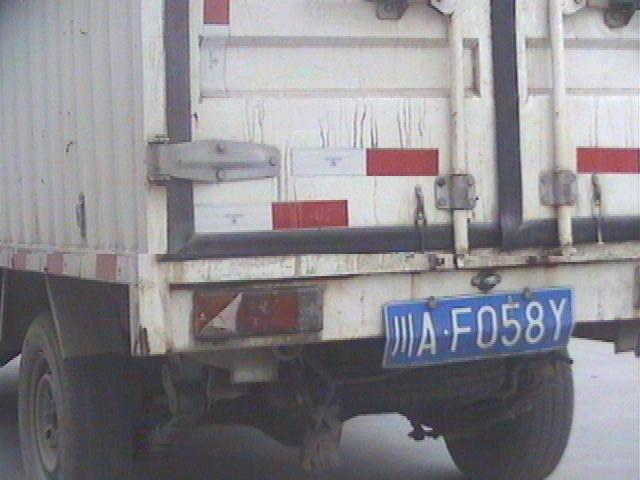
#> input picture dataset/0.jpg, 640 x 480 px
$ python -i finemapping.py   (imports and definitions only)   (older library calls are emulated)
#> lines starting #> are read from the running program, lines starting #| are printed output that depends on the picture; after the words box and inside, x2 and y2 are one past the last pixel; in counts of white or black regions, pixels touching at a corner belong together
#> further down, picture is the input picture: shape (480, 640, 3); mean B, G, R 142.8, 137.7, 140.1
### lpr_py3/deskew.py
# coding=utf-8
import numpy as np
import cv2
import time
from matplotlib import pyplot as plt
import math

from scipy.ndimage import filters


#
# def strokeFiter():
#     pass;

def angle(x, y):
    return int(math.atan2(float(y), float(x)) * 180.0 / 3.1415)


def h_rot(src, angle, scale=1.0):
    w = src.shape[1]
    h = src.shape[0]
    rangle = np.deg2rad(angle)
    nw = (abs(np.sin(rangle) * h) + abs(np.cos(rangle) * w)) * scale
    nh = (abs(np.cos(rangle) * h) + abs(np.sin(rangle) * w)) * scale
    rot_mat = cv2.getRotationMatrix2D((nw * 0.5, nh * 0.5), angle, scale)
    rot_move = np.dot(rot_mat, np.array([(nw - w) * 0.5, (nh - h) * 0.5, 0]))
    rot_mat[0, 2] += rot_move[0]
    rot_mat[1, 2] += rot_move[1]
    return cv2.warpAffine(src, rot_mat, (int(math.ceil(nw)), int(math.ceil(nh))), flags=cv2.INTER_LANCZOS4)
    pass


def v_rot(img, angel, shape, max_angel):
    size_o = [shape[1], shape[0]]
    size = (shape[1] + int(shape[0] * np.cos((float(max_angel) / 180) * 3.14)), shape[0])
    interval = abs(int(np.sin((float(angel) / 180) * 3.14) * shape[0]))
    pts1 = np.float32([[0, 0], [0, size_o[1]], [size_o[0], 0], [size_o[0], size_o[1]]])
    if (angel > 0):
        pts2 = np.float32([[interval, 0], [0, size[1]], [size[0], 0], [size[0] - interval, size_o[1]]])
    else:
        pts2 = np.float32([[0, 0], [interval, size[1]], [size[0] - interval, 0], [size[0], size_o[1]]])

    M = cv2.getPerspectiveTransform(pts1, pts2)
    dst = cv2.warpPerspective(img, M, size)
    return dst, M


def skew_detection(image_gray):
    h, w = image_gray.shape[:2]
    eigen = cv2.cornerEigenValsAndVecs(image_gray, 12, 5)
    angle_sur = np.zeros(180, np.uint)
    eigen = eigen.reshape(h, w, 3, 2)
    flow = eigen[:, :, 2]
    vis = image_gray.copy()
    vis[:] = (192 + np.uint32(vis)) / 2
    d = 12
    points = np.dstack(np.mgrid[d / 2:w:d, d / 2:h:d]).reshape(-1, 2)
    for x, y in points:
        vx, vy = np.int32(flow[int(y), int(x)] * d)
        # cv2.line(rgb, (x-vx, y-vy), (x+vx, y+vy), (0, 355, 0), 1, cv2.LINE_AA)
        ang = angle(vx, vy)
        angle_sur[(ang + 180) % 180] += 1

    # torr_bin = 30
    angle_sur = angle_sur.astype(np.float)
    angle_sur = (angle_sur - angle_sur.min()) / (angle_sur.max() - angle_sur.min())
    angle_sur = filters.gaussian_filter1d(angle_sur, 5)
    skew_v_val = angle_sur[20:180 - 20].max()
    skew_v = angle_sur[30:180 - 30].argmax() + 30
    skew_h_A = angle_sur[0:30].max()
    skew_h_B = angle_sur[150:180].max()
    skew_h = 0
    if (skew_h_A > skew_v_val * 0.3 or skew_h_B > skew_v_val * 0.3):
        if skew_h_A >= skew_h_B:
            skew_h = angle_sur[0:20].argmax()
        else:
            skew_h = - angle_sur[160:180].argmax()
    return skew_h, skew_v


def fastDeskew(image):
    image_gray = cv2.cvtColor(image, cv2.COLOR_BGR2GRAY)
    skew_h, skew_v = skew_detection(image_gray)
    print("校正角度 h ", skew_h, "v", skew_v)
    img, M = v_rot(image, int((90 - skew_v) * 1.5), image.shape, 60)
    # 测试代码s
    # cv2.imshow("img_v_rot", img)
    # 测试代码e

    img = h_rot(img, skew_h)
    # 测试代码s
    # cv2.imshow("img_h_rot", img)
    # 测试代码e

    if img.shape[0] > img.shape[1]:
        img = h_rot(img, -90)
        # 测试代码s
        # cv2.imshow("img_h_rot_new", img)
        # 测试代码e

    deskew = img
    return deskew, M


# [12 lines that do not run on import are left out]

### lpr_py3/finemapping.py
# coding=utf-8
import cv2
import numpy as np

from . import niblack_thresholding as nt

from . import deskew


def fitLine_ransac(pts, zero_add=0):
    if len(pts) >= 2:
        [vx, vy, x, y] = cv2.fitLine(pts, cv2.DIST_HUBER, 0, 0.01, 0.01)
        lefty = int((-x * vy / vx) + y)
        righty = int(((136 - x) * vy / vx) + y)
        return lefty + 30 + zero_add, righty + 30 + zero_add
    return 0, 0


# 精定位算法
def findContoursAndDrawBoundingBox(image_rgb):
    line_upper = [];
    line_lower = [];

    line_experiment = []
    grouped_rects = []
    gray_image = cv2.cvtColor(image_rgb, cv2.COLOR_BGR2GRAY)
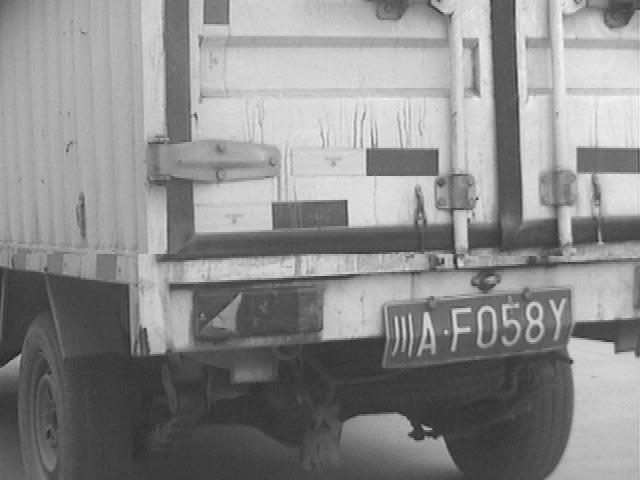
#> gray_image: shape (480, 640); min 28, max 250, mean 139

    # for k in np.linspace(-1.5, -0.2,10):
    for k in np.linspace(-50, 0, 15):

        # thresh_niblack = threshold_niblack(gray_image, window_size=21, k=k)
        # binary_niblack = gray_image > thresh_niblack
        # binary_niblack = binary_niblack.astype(np.uint8) * 255

        binary_niblack = cv2.adaptiveThreshold(gray_image, 255, cv2.ADAPTIVE_THRESH_MEAN_C, cv2.THRESH_BINARY, 17, k)
        # cv2.imshow("image1",binary_niblack)
        # cv2.waitKey(0)
        imagex, contours, hierarchy = cv2.findContours(binary_niblack.copy(), cv2.RETR_EXTERNAL,
                                                       cv2.CHAIN_APPROX_SIMPLE)
        for contour in contours:
            bdbox = cv2.boundingRect(contour)
            if (bdbox[3] / float(bdbox[2]) > 0.7 and bdbox[3] * bdbox[2] > 100 and bdbox[3] * bdbox[2] < 1200) or (
                    bdbox[3] / float(bdbox[2]) > 3 and bdbox[3] * bdbox[2] < 100):
                # cv2.rectangle(rgb,(bdbox[0],bdbox[1]),(bdbox[0]+bdbox[2],bdbox[1]+bdbox[3]),(255,0,0),1)
                line_upper.append([bdbox[0], bdbox[1]])
                line_lower.append([bdbox[0] + bdbox[2], bdbox[1] + bdbox[3]])

                line_experiment.append([bdbox[0], bdbox[1]])
                line_experiment.append([bdbox[0] + bdbox[2], bdbox[1] + bdbox[3]])
#> this loop made 15 passes
#> pass 1, in findContoursAndDrawBoundingBox, `binary_niblack = cv2.adaptiveThreshold(gray_image, 255, cv2.ADAPTIVE_T..`:
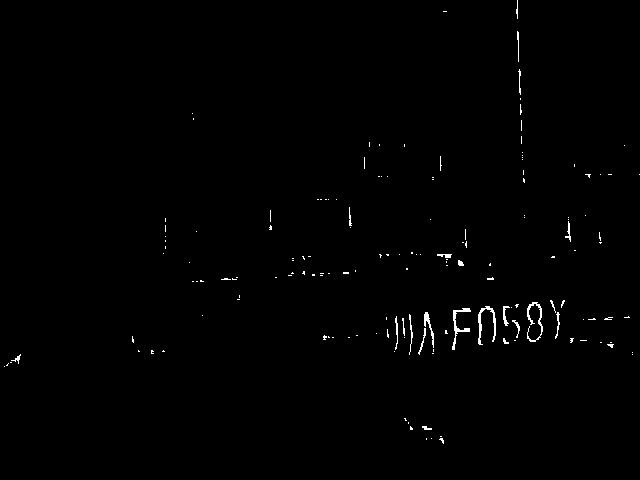
#> binary_niblack: shape (480, 640); 0.64% white in thin lines or dots
#> pass 3, in findContoursAndDrawBoundingBox, `binary_niblack = cv2.adaptiveThreshold(gray_image, 255, cv2.ADAPTIVE_T..`:
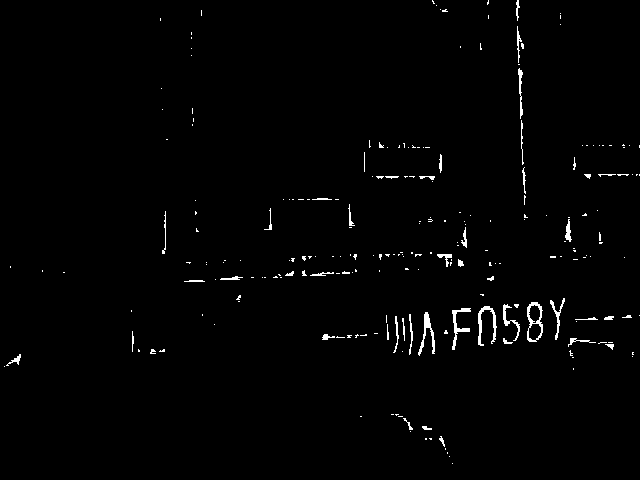
#> binary_niblack: shape (480, 640); 1.2% white in thin lines or dots
#> after the loop, line_experiment = 2026 pairs, first value 0 to 640, second value 0 to 480; line_lower = 1013 pairs, first value 1 to 640, second value 5 to 480; line_upper = 1013 pairs, first value 0 to 639, second value 0 to 476
                # grouped_rects.append(bdbox)

    rgb = cv2.copyMakeBorder(image_rgb, 30, 30, 0, 0, cv2.BORDER_REPLICATE)
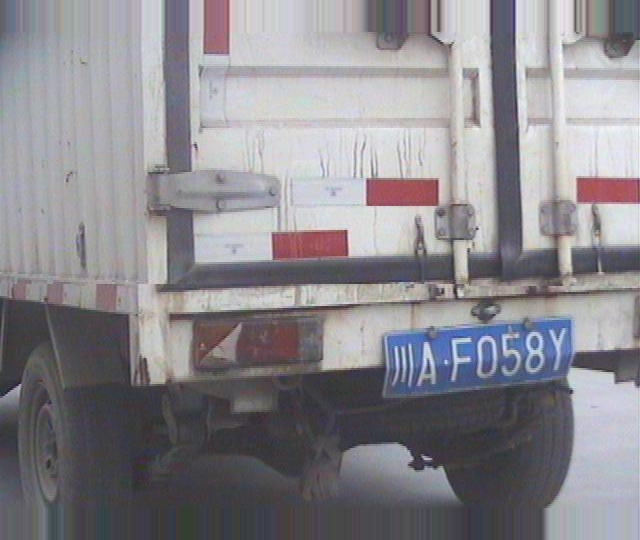
#> rgb: shape (540, 640, 3); mean B, G, R 141, 135.9, 138.2
    # 测试代码s
    # cv2.imshow("rgb", rgb)
    # 测试代码e

    leftyA, rightyA = fitLine_ransac(np.array(line_lower), 3)
#> in fitLine_ransac, `[vx, vy, x, y] = cv2.fitLine(pts, cv2.DIST_HUBER, 0, 0.01, 0.01)`: vx = [0.993]; vy = [-0.117]; x = [371.2]; y = [225.7]
#> in fitLine_ransac, `lefty = int((-x * vy / vx) + y)`: lefty = 269
#> in fitLine_ransac, `righty = int(((136 - x) * vy / vx) + y)`: righty = 253
#> leftyA = 302; rightyA = 286
    rows, cols = rgb.shape[:2]
#> rows = 540; cols = 640

    # rgb = cv2.line(rgb, (cols - 1, rightyA), (0, leftyA), (0, 0, 255), 1,cv2.LINE_AA)

    leftyB, rightyB = fitLine_ransac(np.array(line_upper), -3)
#> leftyB = 269; rightyB = 253

    rows, cols = rgb.shape[:2]

    # rgb = cv2.line(rgb, (cols - 1, rightyB), (0, leftyB), (0,255, 0), 1,cv2.LINE_AA)
    pts_map1 = np.float32([[cols - 1, rightyA], [0, leftyA], [cols - 1, rightyB], [0, leftyB]])
#> pts_map1 = [[639, 286], [0, 302], [639, 253], [0, 269]]
    pts_map2 = np.float32([[136, 36], [0, 36], [136, 0], [0, 0]])
    mat = cv2.getPerspectiveTransform(pts_map1, pts_map2)
#> mat = [[0.213, 0, 0], [0.0273, 1.09, -293.5], [3.09e-19, 0, 1]]
    image = cv2.warpPerspective(rgb, mat, (136, 36), flags=cv2.INTER_CUBIC)
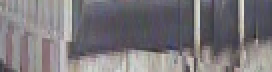
#> image: shape (36, 136, 3) (shown 2 times larger); mean B, G, R 122.8, 118.9, 122.7
    # 测试代码s
    # cv2.imshow("image_findContoursAndDrawBoundingBox", image)
    # 测试代码e

    image, M = deskew.fastDeskew(image)
#> in skew_detection, `vis[:] = (192 + np.uint32(vis)) / 2`:
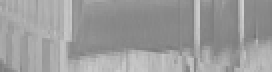
#> vis: shape (36, 136) (shown 2 times larger); min 114, max 210, mean 156
#> the loop in skew_detection, `for x, y in points:` made 33 passes
#> (vx, vy, ang) on passes 1 to 12: (-9, -6, -146), (0, -11, -90), (-3, -11, -105), (0, -11, -90), (0, -11, -90), (0, -11, -90), (0, -11, -90), (2, -11, -79), (0, -11, -90), (0, -11, -90), (1, -11, -84), (11, -2, -10)
#> after the loop in skew_detection, `for x, y in points:`: angle_sur = 180 values, max 12 at index 90, min 0 at index 1, mean 0.183
#> in skew_detection, `angle_sur = (angle_sur - angle_sur.min()) / (angle_sur.max() - angle_s..`: angle_sur = 180 values, max 1 at index 90, min 0 at index 1, mean 0.0153
#> in skew_detection, `angle_sur = filters.gaussian_filter1d(angle_sur, 5)`: angle_sur = 180 values, max 0.0922 at index 0, min 0 at index 138, mean 0.0153
#> in skew_detection, `skew_v_val = angle_sur[20:180 - 20].max()`: skew_v_val = 0.0916
#> in skew_detection, `skew_v = angle_sur[30:180 - 30].argmax() + 30`: skew_v = 90
#> in skew_detection, `skew_h_A = angle_sur[0:30].max()`: skew_h_A = 0.0922
#> in skew_detection, `skew_h_B = angle_sur[150:180].max()`: skew_h_B = 0.0246
#> in skew_detection, `skew_h = angle_sur[0:20].argmax()`: skew_h = 0
#> in fastDeskew, `skew_h, skew_v = skew_detection(image_gray)`: skew_v = 90
#| 校正角度 h  0 v 90
#> in v_rot, `dst = cv2.warpPerspective(img, M, size)`:
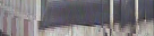
#> dst: shape (36, 154, 3); mean B, G, R 122.8, 118.9, 122.7
#> in fastDeskew, `img, M = v_rot(image, int((90 - skew_v) * 1.5), image.shape, 60)`: M = [[1.13, 0, 0], [0, 1, 0], [0, 0, 1]]
#> in h_rot, `rangle = np.deg2rad(angle)`: rangle = 0
#> in h_rot, `nw = (abs(np.sin(rangle) * h) + abs(np.cos(rangle) * w)) * scale`: nw = 154
#> in h_rot, `nh = (abs(np.cos(rangle) * h) + abs(np.sin(rangle) * w)) * scale`: nh = 36
#> in h_rot, `rot_mat = cv2.getRotationMatrix2D((nw * 0.5, nh * 0.5), angle, scale)`: rot_mat = [[1, 0, 0], [0, 1, 0]]
#> in h_rot, `rot_move = np.dot(rot_mat, np.array([(nw - w) * 0.5, (nh - h) * 0.5, 0..`: rot_move = [0, 0]
#> M = [[1.13, 0, 0], [0, 1, 0], [0, 0, 1]]
    return image


# 多级
# [55 lines left out: function findContoursAndDrawBoundingBox2, not called in this run]

>>> import cv2
>>> picture = cv2.imread('../dataset/0.jpg')
>>> result = findContoursAndDrawBoundingBox(picture)

$ run again, on dataset/1.jpg
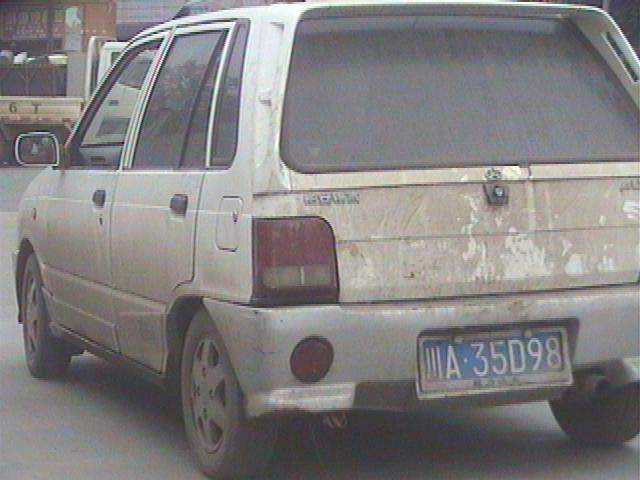
#> input picture dataset/1.jpg, 640 x 480 px
#> picture is the input picture: shape (480, 640, 3); mean B, G, R 127.7, 127.9, 129.9
#> the loop in findContoursAndDrawBoundingBox, `for k in np.linspace(-50, 0, 15):` made 15 passes
#> pass 1, in findContoursAndDrawBoundingBox, `binary_niblack = cv2.adaptiveThreshold(gray_image, 255, cv2.ADAPTIVE_T..`:
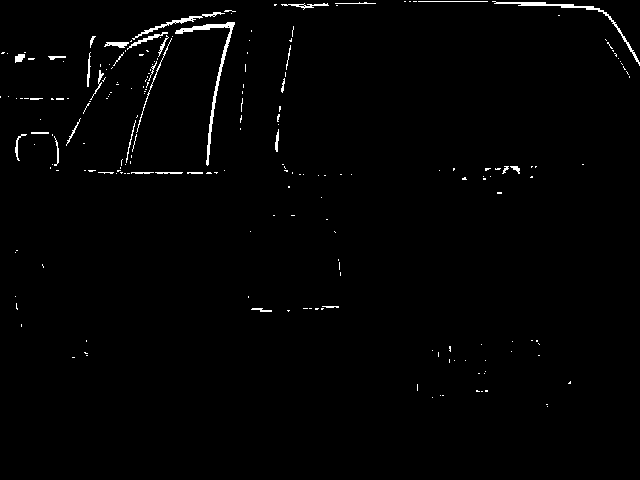
#> binary_niblack: shape (480, 640); 1.2% white in thin lines or dots, all inside (x1, y1, x2, y2) = (0, 1, 640, 407)
#> after the loop in findContoursAndDrawBoundingBox, `for k in np.linspace(-50, 0, 15):`: line_experiment = 1684 pairs, first value 0 to 640, second value 3 to 480; line_lower = 842 pairs, first value 1 to 640, second value 14 to 480; line_upper = 842 pairs, first value 0 to 639, second value 3 to 476
#> in fitLine_ransac, `[vx, vy, x, y] = cv2.fitLine(pts, cv2.DIST_HUBER, 0, 0.01, 0.01)`: vx = [0.928]; vy = [0.373]; x = [336.8]; y = [277.8]
#> lefty = 142
#> righty = 196
#> leftyA = 175; rightyA = 229
#> leftyB = 151; rightyB = 206
#> pts_map1 = [[639, 229], [0, 175], [639, 206], [0, 151]]
#> mat = [[0.204, 0, 0], [-0.129, 1.5, -226.5], [-6.52e-05, 0, 1]]
#> the loop in skew_detection, `for x, y in points:` made 33 passes
#> (vx, vy, ang) on passes 1 to 8: (11, -3, -15), (4, -11, -70), (0, -11, -90), (0, -11, -90), (4, -11, -70), (4, -11, -70), (1, -11, -84), (3, -11, -74)
#> after the loop in skew_detection, `for x, y in points:`: angle_sur = 180 values, max 15 at index 90, min 0 at index 0, mean 0.183
#> in skew_detection, `angle_sur = (angle_sur - angle_sur.min()) / (angle_sur.max() - angle_s..`: angle_sur = 180 values, max 1 at index 90, min 0 at index 0, mean 0.0122
#> in skew_detection, `angle_sur = filters.gaussian_filter1d(angle_sur, 5)`: angle_sur = 180 values, max 0.0829 at index 90, min 0 at index 0, mean 0.0122
#> skew_v_val = 0.0829
#> in skew_detection, `skew_v = angle_sur[30:180 - 30].argmax() + 30`: skew_v = 90
#> skew_h_A = 0
#> skew_h_B = 0.00727
#> in fastDeskew, `skew_h, skew_v = skew_detection(image_gray)`: skew_h = 0; skew_v = 90
#| 校正角度 h  0 v 90
#> in v_rot, `dst = cv2.warpPerspective(img, M, size)`:
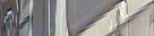
#> dst: shape (36, 154, 3); mean B, G, R 140.6, 142.9, 145
#> in fastDeskew, `img, M = v_rot(image, int((90 - skew_v) * 1.5), image.shape, 60)`: M = [[1.13, 0, 0], [0, 1, 0], [0, 0, 1]]
#> rangle = 0
#> nw = 154
#> nh = 36
#> rot_mat = [[1, 0, 0], [0, 1, 0]]
#> rot_move = [0, 0]
#> in findContoursAndDrawBoundingBox, `image, M = deskew.fastDeskew(image)`: M = [[1.13, 0, 0], [0, 1, 0], [0, 0, 1]]
